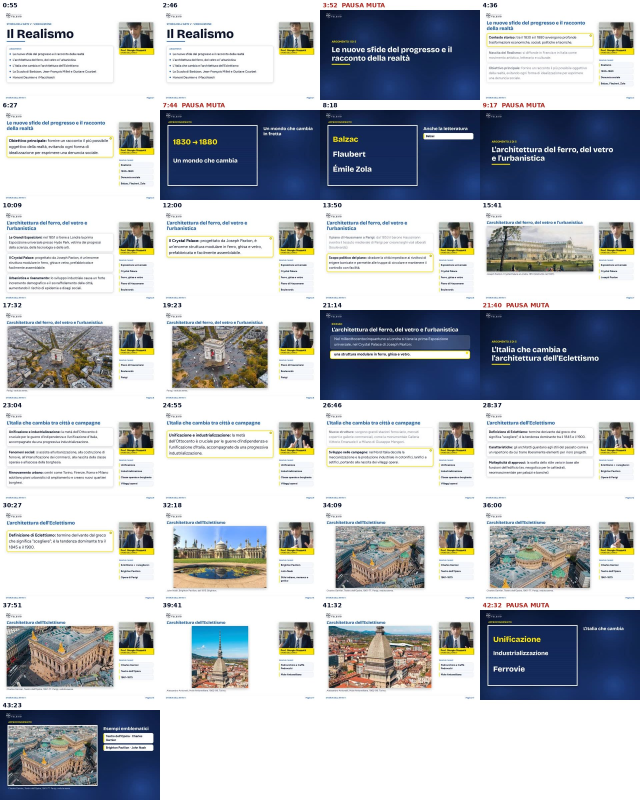
#> input picture consegna/foglio_fotogrammi_StoriaArte_Lez3_Parte1_1080p.jpg, 1920 x 2400 px (shown at 1/3 size)
$ python -i lib.py   (imports and definitions only)
#> lines starting #> are read from the running program, lines starting #| are printed output that depends on the picture
# Libreria grafica Telesio per le videolezioni (1920x1080). Fondo bianco, blu notte, blu Telesio, giallo solo per evidenziare.
import os,re,textwrap
from PIL import Image,ImageDraw,ImageFont,ImageFilter,ImageChops
W,H=1920,1080
NAVY=(11,21,48);BLU=(32,96,175);GIALLO=(255,230,0);GRIGIO=(120,128,145)
FD='/root/.fonts/'
def F(name,size):return ImageFont.truetype(FD+name,size)
def brico(s):return F('BricolageGrotesque-ExtraBold.ttf',s)
def fig(s,b=False):return F('Figtree-Bold.ttf' if b else 'Figtree-Medium.ttf',s)
def figb(s):return F('Figtree-ExtraBold.ttf',s)
ASSET='/tmp/w/asset/'
# [1 line not run here, left out]
LOGO=None
# [7 lines left out: function logo, not called in this run]
def tw(d,t,f):return d.textlength(t,font=f)
# [8 lines left out: function wrap, not called in this run]
def shadow(im,box,r=22,blur=22,off=(0,10),alpha=60):
    sh=Image.new('RGBA',im.size,(0,0,0,0));d=ImageDraw.Draw(sh)
    x0,y0,x1,y1=box;d.rounded_rectangle((x0+off[0],y0+off[1],x1+off[0],y1+off[1]),r,fill=(70,80,100,alpha))
    sh=sh.filter(ImageFilter.GaussianBlur(blur));im.alpha_composite(sh)
# [16 lines left out: functions base, titolo, not called in this run]
CAM=(1428,148,412,309)
def prof_box(im,nome="Giorgio Mazzotti",ruolo="PROF. DI STORIA DELL'ARTE",con_buco=True):
    x,y,w,h=CAM;shadow(im,(x,y,x+w,y+h),r=16,blur=18,off=(0,8),alpha=80)
    d=ImageDraw.Draw(im);d.rounded_rectangle((x,y,x+w,y+h),16,fill=(235,238,244))
    # fascia gialla leggermente inclinata
    band=Image.new('RGBA',(430,110),(0,0,0,0));bd=ImageDraw.Draw(band)
    bd.rounded_rectangle((8,8,422,102),8,fill=GIALLO)
    bd.text((28,38),nome,font=brico(40),fill=NAVY,anchor='lm')
    bd.text((28,78),ruolo,font=fig(22,True),fill=NAVY,anchor='lm')
    band=band.rotate(2,resample=Image.BICUBIC,expand=True)
    shadow(im,(x+4,y+h+16,x+w+10,y+h+108),r=10,blur=14,off=(0,6),alpha=60)
    im.alpha_composite(band,(x-12,y+h+4))
# [34 lines left out: functions parole_chiave, card, not called in this run]
def card_h(testo,w,size=40,stato='on'):
    im=Image.new('RGBA',(10,10));return card(Image.new('RGBA',(W,H)),0,0,w,testo,stato,size)
def fit(im,box):
    bw,bh=box;r=min(bw/im.width,bh/im.height);return im.resize((max(1,int(im.width*r)),max(1,int(im.height*r))),Image.LANCZOS)
# [12 lines left out: function opera, not called in this run]

>>> import cv2
>>> picture = cv2.imread('../../consegna/foglio_fotogrammi_StoriaArte_Lez3_Parte1_1080p.jpg', cv2.IMREAD_GRAYSCALE)
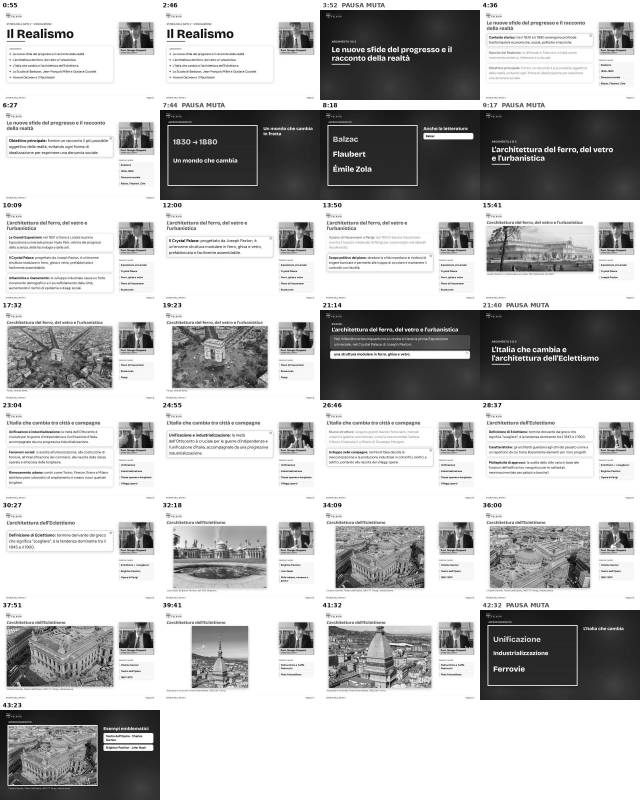
#> picture: shape (2400, 1920) (shown at 1/3 size); min 0, max 255, mean 186.5
>>> result = prof_box(picture)
#> (the run stopped early here; a loop or call above may not have finished)
